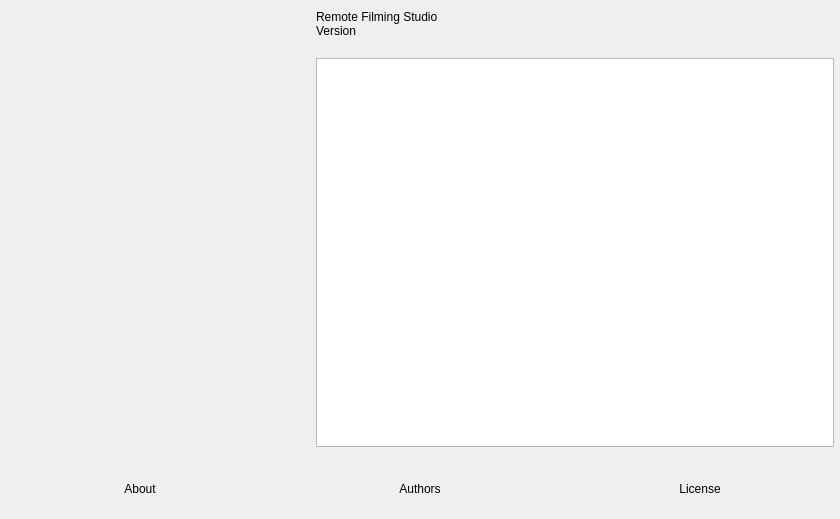
<?xml version="1.0" encoding="UTF-8"?>
<ui version="4.0">
 <class>OBSAbout</class>
 <widget class="QWidget" name="OBSAbout">
  <property name="geometry">
   <rect>
    <x>0</x>
    <y>0</y>
    <width>840</width>
    <height>519</height>
   </rect>
  </property>
  <property name="windowTitle">
   <string>About</string>
  </property>
  <layout class="QVBoxLayout" name="verticalLayout_2">
   <property name="leftMargin">
    <number>0</number>
   </property>
   <property name="topMargin">
    <number>0</number>
   </property>
   <property name="rightMargin">
    <number>0</number>
   </property>
   <property name="bottomMargin">
    <number>0</number>
   </property>
   <item>
    <layout class="QHBoxLayout" name="horizontalLayout_2">
     <property name="spacing">
      <number>30</number>
     </property>
     <property name="leftMargin">
      <number>30</number>
     </property>
     <property name="topMargin">
      <number>10</number>
     </property>
     <property name="rightMargin">
      <number>6</number>
     </property>
     <property name="bottomMargin">
      <number>6</number>
     </property>
     <item>
      <widget class="QLabel" name="icon">
       <property name="minimumSize">
        <size>
         <width>256</width>
         <height>256</height>
        </size>
       </property>
       <property name="maximumSize">
        <size>
         <width>256</width>
         <height>256</height>
        </size>
       </property>
       <property name="text">
        <string/>
       </property>
       <property name="pixmap">
        <pixmap>:res/images/obs.png</pixmap>
       </property>
       <property name="scaledContents">
        <bool>true</bool>
       </property>
      </widget>
     </item>
     <item>
      <layout class="QVBoxLayout" name="verticalLayout">
       <property name="spacing">
        <number>0</number>
       </property>
       <item>
        <widget class="QLabel" name="name">
         <property name="text">
          <string notr="true">Remote Filming Studio</string>
         </property>
        </widget>
       </item>
       <item>
        <widget class="QLabel" name="version">
         <property name="text">
          <string notr="true">Version</string>
         </property>
        </widget>
       </item>
       <item>
        <spacer name="verticalSpacer">
         <property name="orientation">
          <enum>Qt::Vertical</enum>
         </property>
         <property name="sizeType">
          <enum>QSizePolicy::Fixed</enum>
         </property>
         <property name="sizeHint" stdset="0">
          <size>
           <width>20</width>
           <height>20</height>
          </size>
         </property>
        </spacer>
       </item>
       <item>
        <widget class="QTextBrowser" name="textBrowser">
         <property name="openExternalLinks">
          <bool>true</bool>
         </property>
        </widget>
       </item>
      </layout>
     </item>
    </layout>
   </item>
   <item>
    <widget class="QWidget" name="widget">
     <property name="minimumSize">
      <size>
       <width>0</width>
       <height>60</height>
      </size>
     </property>
     <layout class="QHBoxLayout" name="horizontalLayout">
      <property name="spacing">
       <number>0</number>
      </property>
      <property name="leftMargin">
       <number>0</number>
      </property>
      <property name="topMargin">
       <number>0</number>
      </property>
      <property name="rightMargin">
       <number>0</number>
      </property>
      <property name="bottomMargin">
       <number>0</number>
      </property>
      <item>
       <widget class="ClickableLabel" name="about">
        <property name="text">
         <string>About</string>
        </property>
        <property name="alignment">
         <set>Qt::AlignCenter</set>
        </property>
       </widget>
      </item>
      <item>
       <widget class="ClickableLabel" name="authors">
        <property name="text">
         <string>Authors</string>
        </property>
        <property name="alignment">
         <set>Qt::AlignCenter</set>
        </property>
       </widget>
      </item>
      <item>
       <widget class="ClickableLabel" name="license">
        <property name="text">
         <string>License</string>
        </property>
        <property name="alignment">
         <set>Qt::AlignCenter</set>
        </property>
       </widget>
      </item>
     </layout>
    </widget>
   </item>
  </layout>
 </widget>
 <customwidgets>
  <customwidget>
   <class>ClickableLabel</class>
   <extends>QLabel</extends>
   <header>clickable-label.hpp</header>
  </customwidget>
 </customwidgets>
 <resources/>
 <connections/>
</ui>
